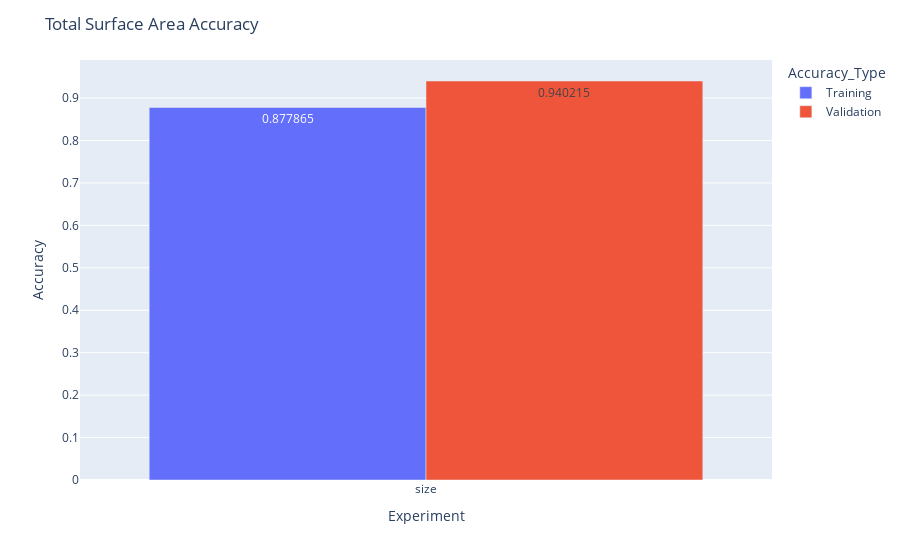

Notebook cell for this chart:
### Markdown cell above
Validation Accuracy

### Code cell
for i, phys in enumerate(PHYS_PROPERTY):
    curr_pyhs_df = last_gen_results_df.query(f"Physical_property=='{phys}'")
    training_acc_df = pd.DataFrame()
    training_acc_df['Experiment'] = curr_pyhs_df['Experiment']
    training_acc_df['Accuracy'] = curr_pyhs_df['Training_Accuracy']
    training_acc_df['Accuracy_Type'] = 'Training'

    validation_acc_df = pd.DataFrame()
    validation_acc_df['Experiment'] = curr_pyhs_df['Experiment']
    validation_acc_df['Accuracy'] = curr_pyhs_df['Validation_Accuracy']
    validation_acc_df['Accuracy_Type'] = 'Validation'

    acc_df = pd.concat([training_acc_df, validation_acc_df])

    fig = px.bar(acc_df, x='Experiment', y='Accuracy', color='Accuracy_Type', barmode='group', text_auto=True)
    fig.update_layout(
        title=f"{PHYS_PROPERTY[phys]} Accuracy",
        xaxis_title='Experiment',
        yaxis_title='Accuracy',
        coloraxis={'colorscale': 'Viridis'})
    fig.show()

### Figure 1 — Plotly figure (JSON) as saved in the notebook; plotly's stock layout.template omitted (floating-point values rounded to 4 significant figures)
{"data": [{"alignmentgroup": "True", "hovertemplate": "Accuracy_Type=Training<br>Experiment=%{x}<br>Accuracy=%{y}<extra></extra>", "legendgroup": "Training", "marker": {"color": "#636efa", "pattern": {"shape": ""}}, "name": "Training", "offsetgroup": "Training", "orientation": "v", "showlegend": true, "textposition": "auto", "texttemplate": "%{y}", "x": ["size"], "xaxis": "x", "y": [0.8779], "yaxis": "y", "type": "bar"}, {"alignmentgroup": "True", "hovertemplate": "Accuracy_Type=Validation<br>Experiment=%{x}<br>Accuracy=%{y}<extra></extra>", "legendgroup": "Validation", "marker": {"color": "#EF553B", "pattern": {"shape": ""}}, "name": "Validation", "offsetgroup": "Validation", "orientation": "v", "showlegend": true, "textposition": "auto", "texttemplate": "%{y}", "x": ["size"], "xaxis": "x", "y": [0.9402], "yaxis": "y", "type": "bar"}], "layout": {"xaxis": {"anchor": "y", "domain": [0.0, 1.0], "title": {"text": "Experiment"}}, "yaxis": {"anchor": "x", "domain": [0.0, 1.0], "title": {"text": "Accuracy"}}, "legend": {"title": {"text": "Accuracy_Type"}, "tracegroupgap": 0}, "margin": {"t": 60}, "barmode": "group", "coloraxis": {"colorscale": [[0.0, "#440154"], [0.1111, "#482878"], [0.2222, "#3e4989"], [0.3333, "#31688e"], [0.4444, "#26828e"], [0.5556, "#1f9e89"], [0.6667, "#35b779"], [0.7778, "#6ece58"], [0.8889, "#b5de2b"], [1.0, "#fde725"]]}, "title": {"text": "Total Surface Area Accuracy"}}}
